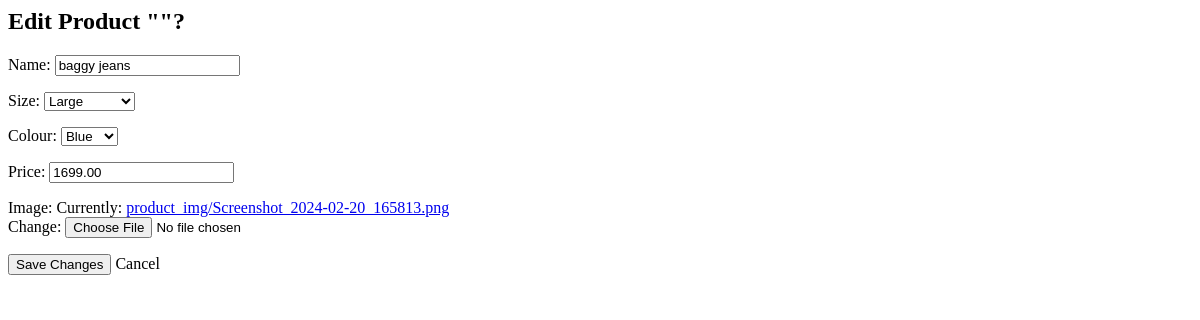
The app's page /clothing/edit/1/, older data.
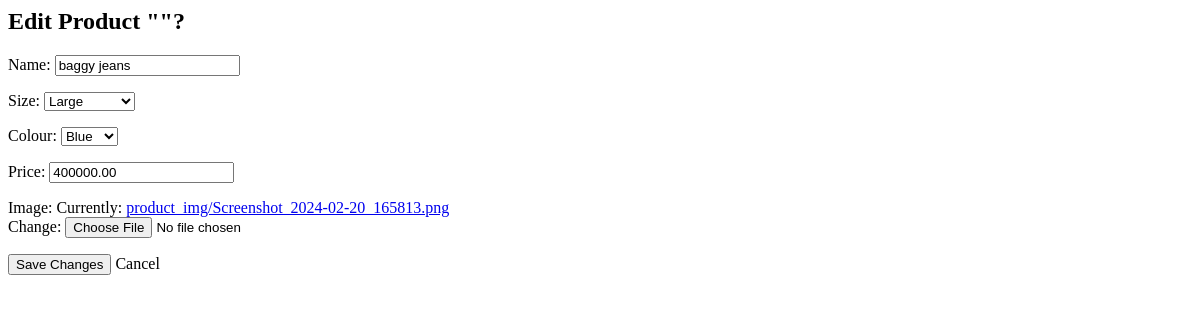
The same page, newer data.
### clothing/models.py (models this page shows)
class product(models.Model):
    size_choices=[
        ('s','Small'),
        ('m','Medium'),
        ('L','Large'),
        ('XL','Extra Large')
    ]
    colour_choices=[
        ('Red','Red'),
        ('Blue','Blue'),
        ('White','White'),
        ('Black','Black'),
    ]
    name= models.CharField(max_length=200)
    size=models.CharField(max_length=2, choices=size_choices,default='m')
    colour=models.CharField(max_length=10, choices=colour_choices,default='Black')
    price=models.DecimalField(max_digits=10, decimal_places=2)
    image=models.ImageField(upload_to='product_img/')

### clothing/views.py (the view)
# urls.py: path('edit/<int:product_id>/',views.edit_product, name='edit_product'),
def edit_product(request,product_id):
    Product= get_object_or_404(product, id=product_id)
    if request.method == "POST":
        form= Productform(request.POST, request.FILES,instance=Product)
        if form.is_valid():
            form.save()
            return redirect('clothing')
    else:
        form= Productform(instance=Product)
    return render(request,'clothing/edit_product.html',{'form':form})

### clothing/forms.py
class Productform(forms.ModelForm):
    class Meta:
        model= product
        fields=['name','size','colour','price','image']

### clothing/templates/clothing/edit_product.html (shortened to what this page needs)
<h2>Edit Product "{{product.name}}"?</h2>
<form method="POST" enctype="multipart/form-data">
{{form.as_p}}
    <button type="submit" class="btn btn-success">Save Changes</button>
    <a herf="{% url 'clothing' %}" class="btn btn-secondary">Cancel</a>
</form>

Row changes from the older to the newer data that the page shows:
changed product "baggy jeans": price "1699.00" → "400000.00"
